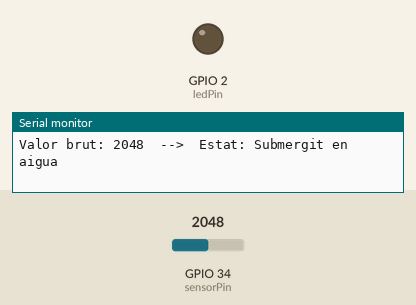
This sketch was run on a simulated ESP32. Shown: output pins drawn as LEDs (lit = HIGH), the last lines printed to the serial monitor. The inputs (shaded band) are chosen by the test bench; at power-on: GPIO 34 (sensorPin) = 2048.

Above: at 3.8 s.
3.9 s: GPIO 34 (sensorPin) set to 329
10.5 s: GPIO 34 (sensorPin) set to 271
At 12.8 s:
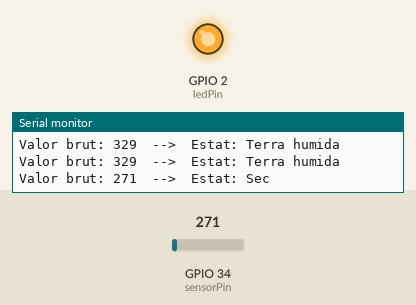
14.4 s: GPIO 34 (sensorPin) set to 340
At 16.4 s:
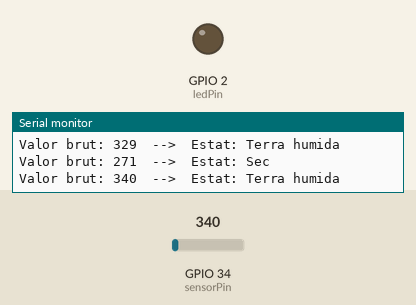
18.3 s: GPIO 34 (sensorPin) set to 260
At 22.2 s:
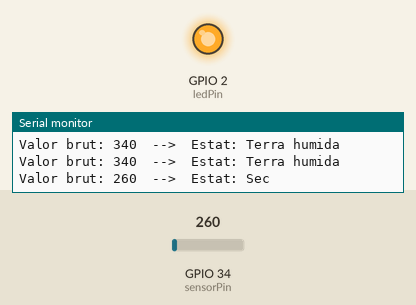
Timing chart, 0 to 23.5 s (numbered marks = the images above; inputs shaded):
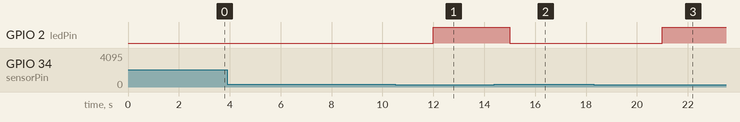

Measured:
- the behaviour switches between 301 and 300 on GPIO 34 (sensorPin) (found by bisection; images 0 and 1)
- after the input at 10.5 s, GPIO 2 (ledPin): LOW → HIGH after 1.5 s
- after the input at 14.4 s, GPIO 2 (ledPin): HIGH → LOW after 0.60 s
- after the input at 18.3 s, GPIO 2 (ledPin): LOW → HIGH after 2.7 s

The sketch:

main.ino
```cpp
const int sensorPin = 34;
const int ledPin = 2;

int sec_max = 300;
int humit_max = 1500;
int submergit_max = 4095;

void setup() {
  Serial.begin(115200);
  pinMode(ledPin, OUTPUT);
}

void loop() {
  int value = analogRead(sensorPin);

  if (value < 0) value = 0;
  if (value > 4095) value = 4095;

  Serial.print("Valor brut: ");
  Serial.print(value);
  Serial.print("  -->  Estat: ");

  if (value <= sec_max) {
    Serial.println("Sec");
    digitalWrite(ledPin, HIGH);
  }
  else if (value <= humit_max) {
    Serial.println("Terra humida");
    digitalWrite(ledPin, LOW);
  }
  else {
    Serial.println("Submergit en aigua");
    digitalWrite(ledPin, LOW);
  }

  delay(3000);
}
```
